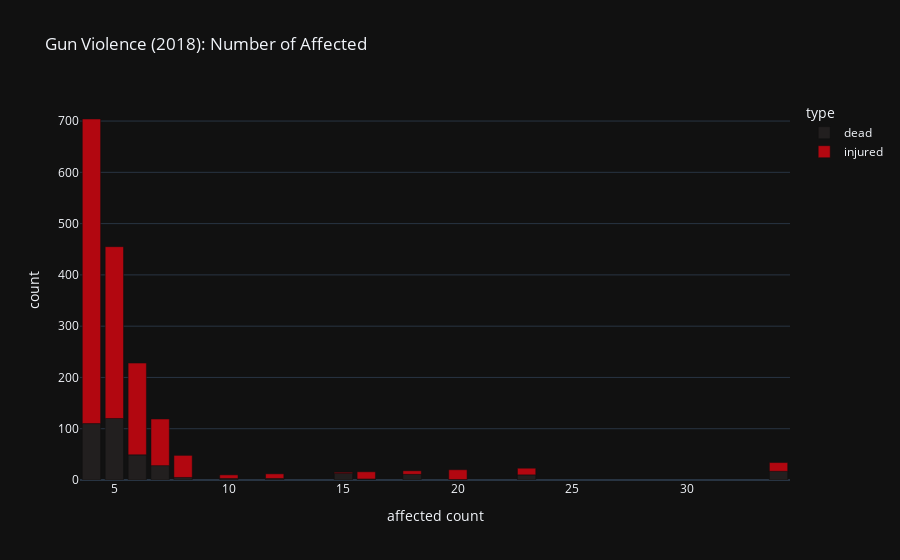

Source (notebook cell):
### Code cell
# data = y2018_df.groupby("total").agg(occurrences=("date", "count"))["occurrences"].reset_index()
px.bar(data,
       x="total",
       y="count",
       title="Gun Violence (2018): Number of Affected",
       labels={"total":"affected count"},
       color="type",
       color_discrete_map=COLOR_MAP_TYPE,
       ).show()

### Figure 1 — Plotly figure (JSON) as saved in the notebook; plotly's stock layout.template omitted (floating-point values rounded to 4 significant figures)
{"data": [{"alignmentgroup": "True", "hovertemplate": "type=dead<br>affected count=%{x}<br>count=%{y}<extra></extra>", "legendgroup": "dead", "marker": {"color": "#221f1f", "pattern": {"shape": ""}}, "name": "dead", "offsetgroup": "dead", "orientation": "v", "showlegend": true, "textposition": "auto", "x": [4, 5, 6, 7, 8, 10, 12, 15, 16, 18, 20, 23, 34], "xaxis": "x", "y": [110, 120, 49, 28, 5, 3, 3, 13, 2, 11, 1, 10, 17], "yaxis": "y", "type": "bar"}, {"alignmentgroup": "True", "hovertemplate": "type=injured<br>affected count=%{x}<br>count=%{y}<extra></extra>", "legendgroup": "injured", "marker": {"color": "#b20710", "pattern": {"shape": ""}}, "name": "injured", "offsetgroup": "injured", "orientation": "v", "showlegend": true, "textposition": "auto", "x": [4, 5, 6, 7, 8, 10, 12, 15, 16, 18, 20, 23, 34], "xaxis": "x", "y": [594, 335, 179, 91, 43, 7, 9, 2, 14, 7, 19, 13, 17], "yaxis": "y", "type": "bar"}], "layout": {"xaxis": {"anchor": "y", "domain": [0.0, 1.0], "title": {"text": "affected count"}}, "yaxis": {"anchor": "x", "domain": [0.0, 1.0], "title": {"text": "count"}}, "legend": {"title": {"text": "type"}, "tracegroupgap": 0}, "title": {"text": "Gun Violence (2018): Number of Affected"}, "barmode": "relative"}}
